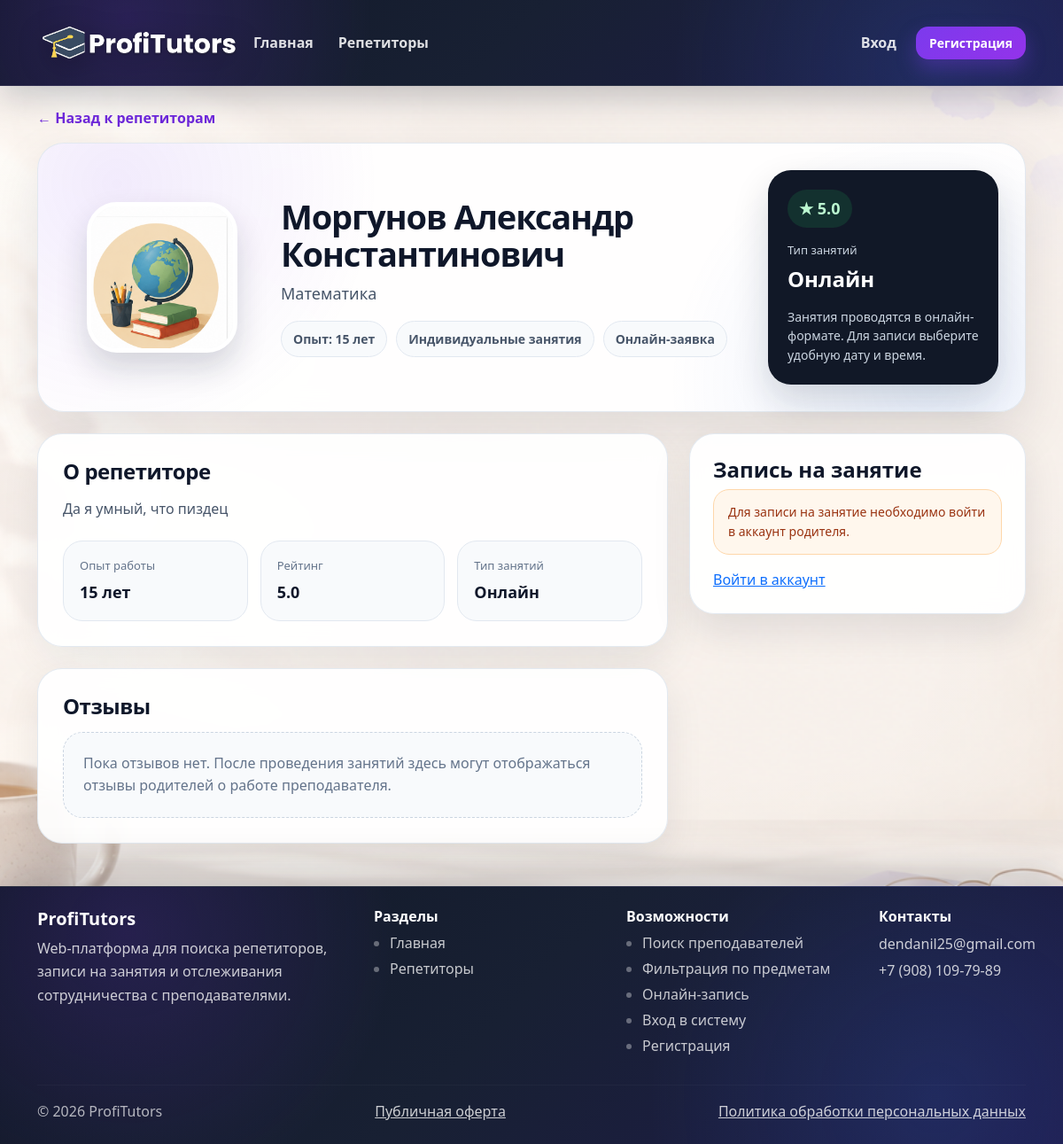
Screenshot of /tutor/4 with the database file from the repository.
### app.py (models this page shows)
class TutorProfile(db.Model):
    __tablename__ = "tutor_profiles"
    id = db.Column(db.Integer, primary_key=True)
    user_id = db.Column(db.Integer, db.ForeignKey("users.id"), nullable=False)
    subjects = db.Column(db.String(255), default="")
    bio = db.Column(db.Text, default="")
    experience_years = db.Column(db.Integer, default=0)
    price_per_hour = db.Column(db.Integer, default=0)
    rating = db.Column(db.Float, default=0.0)
    profit_percent = db.Column(db.Float, default=0.0)
    avatar = db.Column(db.String(255), default="avatar1.png")
    user = db.relationship("User", back_populates="tutor_profile")

class User(db.Model):
    __tablename__ = "users"
    id = db.Column(db.Integer, primary_key=True)
    name = db.Column(db.String(120), nullable=False)
    email = db.Column(db.String(180), nullable=False, unique=True)
    password_hash = db.Column(db.String(255), nullable=False)
    role = db.Column(db.String(20), nullable=False)
    tutor_status = db.Column(db.String(20), default="approved")
    can_edit_profile = db.Column(db.Boolean, default=True)
    can_receive_bookings = db.Column(db.Boolean, default=True)
    can_be_visible = db.Column(db.Boolean, default=True)
    is_hidden = db.Column(db.Boolean, default=False)
    admin_owner_id = db.Column(db.Integer, db.ForeignKey("users.id"), nullable=True)
    admin_owner_key = db.Column(db.String(20), nullable=True)
    telegram_chat_id = db.Column(db.String(40), nullable=True)
    telegram_link_code = db.Column(db.String(20), nullable=True, unique=True)
    email_verified = db.Column(db.Boolean, default=True)
    email_verification_code = db.Column(db.String(10), nullable=True)
    email_verification_expires = db.Column(db.DateTime, nullable=True)
    email_verification_sent_at = db.Column(db.DateTime, nullable=True)
    offer_accepted_at = db.Column(db.DateTime, nullable=True)
    pdn_consent_at = db.Column(db.DateTime, nullable=True)
    created_at = db.Column(db.DateTime, default=datetime.utcnow)
    tutor_profile = db.relationship(
        "TutorProfile",
        back_populates="user",
        uselist=False,
        cascade="all, delete-orphan",
    )

### app.py (the view)
@app.route("/tutor/<int:tutor_id>")
def tutor_profile(tutor_id: int):
    tutor_user = db.session.get(User, tutor_id)
    if (
        not tutor_user
        or tutor_user.role != "tutor"
        or not tutor_user.tutor_profile
        or not tutor_is_visible(tutor_user)
    ):
        flash("Репетитор не найден.", "warning")
        return redirect(url_for("tutors"))
    profile = tutor_user.tutor_profile
    tutor_view = {
        "id": tutor_user.id,
        "name": tutor_user.name,
        "subjects": profile.subjects,
        "rating": profile.rating,
        "experience_years": profile.experience_years,
        "price_per_hour": profile.price_per_hour,
        "bio": profile.bio,
        "avatar": normalize_avatar_name(profile.avatar),
    }
    return render_template(
        "tutor_profile.html",
        title="Профиль репетитора",
        tutor=tutor_view,
        reviews=[],
    )

### app.py (called while the page is built, shortened)
@app.context_processor
def inject_csrf_field():
    def csrf_field():
        return Markup(f'<input type="hidden" name="csrf_token" value="{generate_csrf()}">')
    return dict(csrf_field=csrf_field)

def ensure_daily_backup() -> None:
    global _backup_checked_date
    today = date.today()
    if _backup_checked_date == today:
        return

@app.context_processor
def report_template_helpers():
    return {
        "format_week_period": format_week_period,
        "payment_status_label": payment_status_label,
        "payment_status_badge": payment_status_badge,
        "payment_status_label_for_week": payment_status_label_for_week,
        "payment_status_badge_for_week": payment_status_badge_for_week,
        "report_is_published": report_is_published,
        "format_number": format_number,
        "format_money": format_money,
        "get_week_finance": get_week_finance,
        "get_parent_hour_price": get_parent_hour_price,
        "get_hidden_hour_rate": get_hidden_hour_rate,
        "hidden_rate_label": hidden_rate_label,
        "get_hidden_tutor_rate": get_hidden_tutor_rate,
    }

def normalize_avatar_name(avatar: Optional[str]) -> str:
    if not avatar:
        return "avatar1.png"
    avatar_path = os.path.join(AVATAR_UPLOAD_DIR, avatar)
    if avatar in DEFAULT_AVATARS or os.path.exists(avatar_path):
        return avatar
    return "avatar1.png"

def current_user() -> Optional[User]:
    user_id = session.get("user_id")
    if not user_id:
        return None
    return db.session.get(User, user_id)

def get_nav_notification_counts(user: Optional[User]) -> dict:
    counts = {
        "parent_lessons": 0,
        "visible_reports": 0,
        "hidden_reports": 0,
    }
    if not user:
        return counts

@app.context_processor
def inject_user():
    user = current_user()
    return {
        "user": user,
        "nav_notifications": get_nav_notification_counts(user),
    }

def is_tutor_approved(user: Optional[User]) -> bool:
    return bool(user and user.role == "tutor" and user.tutor_status == "approved")

def tutor_is_visible(user: Optional[User]) -> bool:
    return is_tutor_approved(user) and bool(user.can_be_visible) and not bool(user.is_hidden)

@app.before_request
def _daily_backup_hook():
    ensure_daily_backup()

### templates/tutor_profile.html (shortened to what this page needs)
{% extends "base.html" %}
{% block content %}
<div class="profile-page">
    <a href="{{ url_for('tutors') }}" class="profile-back">
        ← Назад к репетиторам
    </a>
    <section class="profile-hero">
        <div class="profile-avatar-wrap">
            <img
                src="{{ url_for('static', filename='img/avatars/' + tutor.avatar) }}"
                alt="{{ tutor.name }}"
                class="profile-avatar"
            >
        </div>
        <div class="profile-main-info">
            <h1 class="profile-title">
                {{ tutor.name }}
            </h1>
            <div class="profile-subjects">
                {{ tutor.subjects or "Предметы не указаны" }}
            </div>
            <div class="profile-tags">
                <div class="profile-tag">Опыт: {{ tutor.experience_years }} лет</div>
                <div class="profile-tag">Индивидуальные занятия</div>
                <div class="profile-tag">Онлайн-заявка</div>
            </div>
        </div>
        <div class="profile-side-card">
            <div class="profile-rating">
                ★ {{ "%.1f"|format(tutor.rating) }}
            </div>
            <div class="profile-price-label">
                Тип занятий
            </div>
            <div class="profile-price">
                Онлайн
            </div>
            <p class="profile-side-text">
                Занятия проводятся в онлайн-формате. Для записи выберите удобную дату и время.
            </p>
        </div>
    </section>
    <div class="profile-grid">
        <div>
            <section class="profile-card">
                <h2 class="profile-card-title">
                    О репетиторе
                </h2>
                <p class="profile-card-text">
                    {{ tutor.bio or "Описание пока не добавлено." }}
                </p>
                <div class="profile-meta-grid">
                    <div class="profile-meta-item">
                        <div class="profile-meta-label">Опыт работы</div>
                        <div class="profile-meta-value">{{ tutor.experience_years }} лет</div>
                    </div>
                    <div class="profile-meta-item">
                        <div class="profile-meta-label">Рейтинг</div>
                        <div class="profile-meta-value">{{ "%.1f"|format(tutor.rating) }}</div>
                    </div>
                    <div class="profile-meta-item">
                        <div class="profile-meta-label">Тип занятий</div>
                        <div class="profile-meta-value">Онлайн</div>
                    </div>
                </div>
            </section>
            <section class="profile-card">
                <h2 class="profile-card-title">
                    Отзывы
                </h2>
                <div class="profile-review-empty">
                    Пока отзывов нет. После проведения занятий здесь могут отображаться отзывы родителей
                    о работе преподавателя.
                </div>
            </section>
        </div>
        <aside class="booking-card" id="booking">
            <h2 class="booking-title">
                Запись на занятие
            </h2>
            {% if not user %}
                <div class="booking-alert warning">
                    Для записи на занятие необходимо войти в аккаунт родителя.
                </div>
                <a class="ps-btn ps-btn-main w-100" href="{{ url_for('login') }}">
                    Войти в аккаунт
                </a>
            {% elif user.role != "parent" %}
                <div class="booking-alert info">
                    Запись на занятие доступна только пользователям с ролью родителя.
                </div>
            {% endif %}
        </aside>
    </div>
</div>
{% endblock %}

### static/css/styles.css (style rules this page uses)
:root { --bg: #f6f7fb; --surface: #ffffff; --text: #1f2937; --muted: #6b7280; --border: #e7e9f0; --accent: #4f46e5; --accent-2: #7c3aed; --shadow: 0 10px 25px rgba(15, 23, 42, 0.08); --shadow-sm: 0 6px 16px rgba(15, 23, 42, 0.06); --radius: 14px; }
html, body { width: 100%; min-height: 100%; overflow-x: hidden; }
body { min-height: 100vh; color: var(--text); font-family: "Segoe UI", Arial, sans-serif; background-color: #f8f4ee; background-image: linear-gradient( rgba(255, 255, 255, 0.30), rgba(255, 255, 255, 0.30) ), url("../img/background.png"); background-repeat: no-repeat; background-size: cover; background-position: center top; background-attachment: fixed; }
h1, h2, h3, h4, h5, h6 { color: #0f172a; }
p, li, .ps-section-text, .ps-path-text { color: #475569; }

### templates/tutor_profile.html (style rules this page uses)
.profile-page { max-width: 1180px; margin: 0 auto; }
.profile-hero { display: grid; grid-template-columns: 220px 1fr 260px; gap: 24px; align-items: center; padding: 30px; border-radius: 30px; background: radial-gradient(circle at 8% 15%, rgba(124, 58, 237, 0.10), transparent 28%), radial-gradient(circle at 90% 90%, rgba(59, 130, 246, 0.10), transparent 28%), rgba(255, 255, 255, 0.92); border: 1px solid rgba(226, 232, 240, 0.95); box-shadow: 0 24px 60px rgba(15, 23, 42, 0.10); backdrop-filter: blur(12px); margin-bottom: 24px; }
.profile-avatar-wrap { display: flex; justify-content: center; }
.profile-avatar { width: 170px; height: 170px; object-fit: cover; border-radius: 34px; border: 5px solid #ffffff; box-shadow: 0 18px 35px rgba(15, 23, 42, 0.16); background: #f8fafc; }
.profile-main-info { min-width: 0; }
.profile-title { color: #0f172a; font-size: 38px; line-height: 1.12; font-weight: 800; letter-spacing: -0.03em; margin: 0 0 10px; }
.profile-subjects { color: #475569; font-size: 18px; line-height: 1.55; margin-bottom: 16px; }
.profile-tags { display: flex; flex-wrap: wrap; gap: 10px; }
.profile-tag { padding: 9px 13px; border-radius: 999px; background: #f8fafc; border: 1px solid #e2e8f0; color: #475569; font-size: 14px; font-weight: 600; }
.profile-side-card { border-radius: 26px; padding: 22px; background: #111827; color: #ffffff; box-shadow: 0 18px 40px rgba(15, 23, 42, 0.16); }
.profile-rating { display: inline-flex; align-items: center; gap: 7px; padding: 8px 13px; border-radius: 999px; background: rgba(34, 197, 94, 0.14); color: #bbf7d0; font-size: 18px; font-weight: 800; margin-bottom: 16px; }
.profile-price-label { color: #cbd5e1; font-size: 13px; margin-bottom: 4px; }
.profile-price { color: #ffffff; font-size: 24px; font-weight: 800; margin-bottom: 14px; }
.profile-side-text { color: #cbd5e1; font-size: 14px; line-height: 1.55; margin: 0; }
.profile-grid { display: grid; grid-template-columns: minmax(0, 1fr) 380px; gap: 24px; align-items: start; }
.profile-card { border-radius: 28px; padding: 28px; background: rgba(255, 255, 255, 0.92); border: 1px solid rgba(226, 232, 240, 0.95); box-shadow: 0 18px 44px rgba(15, 23, 42, 0.08); backdrop-filter: blur(12px); margin-bottom: 24px; }
.profile-card-title { color: #0f172a; font-size: 24px; font-weight: 800; margin: 0 0 14px; letter-spacing: -0.02em; }
.profile-card-text { color: #475569; font-size: 16px; line-height: 1.75; margin: 0; }
.profile-meta-grid { display: grid; grid-template-columns: repeat(3, minmax(0, 1fr)); gap: 14px; margin-top: 22px; }
.profile-meta-item { padding: 18px; border-radius: 22px; background: #f8fafc; border: 1px solid #e2e8f0; }
.profile-meta-label { color: #64748b; font-size: 13px; margin-bottom: 6px; }
.profile-meta-value { color: #0f172a; font-size: 18px; font-weight: 800; }
.profile-review-empty { padding: 22px; border-radius: 22px; background: #f8fafc; border: 1px dashed #cbd5e1; color: #64748b; line-height: 1.6; }
.booking-card { position: sticky; top: 118px; border-radius: 28px; padding: 26px; background: rgba(255, 255, 255, 0.94); border: 1px solid rgba(226, 232, 240, 0.95); box-shadow: 0 18px 44px rgba(15, 23, 42, 0.10); backdrop-filter: blur(12px); }
.booking-title { color: #0f172a; font-size: 24px; font-weight: 800; margin: 0 0 8px; }
.booking-alert { padding: 14px 16px; border-radius: 18px; font-size: 14px; line-height: 1.55; margin-bottom: 16px; border: 1px solid transparent; }
.booking-alert.warning { background: #fff7ed; border-color: #fed7aa; color: #9a3412; }
.profile-back { display: inline-flex; align-items: center; gap: 8px; margin-bottom: 16px; color: #6d28d9; text-decoration: none; font-weight: 700; }

### rows the page displays
TutorProfile: avatar (picture), subjects "Математика", rating "5.0", bio "Да я умный, что пиздец"
User: name "Моргунов Александр Константинович"

### other values shown
{{ tutor.experience_years }} "15"
